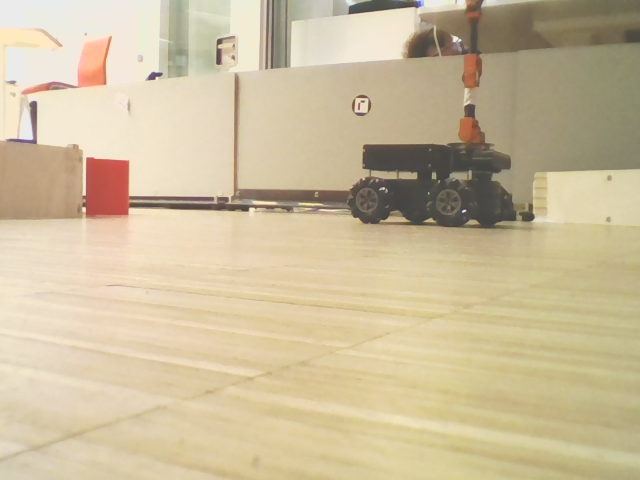
#> input picture data/pioneer_images/raw/10.png, 640 x 480 px
$ python -i pioneer-robot-old.py   (imports and definitions only)
#> lines starting #> are read from the running program, lines starting #| are printed output that depends on the picture; after the words box and inside, x2 and y2 are one past the last pixel; in counts of white or black regions, pixels touching at a corner belong together; long printed decimals are rounded
#> further down, picture is the input picture: shape (480, 640, 3); mean B, G, R 156.4, 188.7, 203.9
from src.arena import Basket
from src.utils import Position
import cv2 as cv
import os
import re
import time
import numpy as np
import matplotlib.pyplot as plt
from mpl_toolkits.mplot3d import Axes3D
import random

# This computer vision code must run relatively quickly, taking less than 100 ms to process.

# Returns a list of tuples containing a basket and the robot's relative angle to it
def find_visible_baskets_in_image(img: cv.Mat) -> list[tuple[Basket, float]]:
    NotImplemented

import numpy as np

# Computer vision tasks
# 1. Improve the identification of baskets to be almost perfect (e.g., sometimes they are slightly larger/smaller than they should be due to e.g. blur or a red chair in the background)
# 2. Calculate the distance and angle of the basket relative to the robot (*by using the dimensions of the basket and specifications of the camera)
# 3. Calculate the global position of the basket based on the current robot's state
# 4. Identify April Tags on the baskets and their global orientation
# 5. Aggregate basket and April Tag locations from all previous images into a single local (*i.e., per robot) map (sharing this with other robots is a different problem that I won't focus on here)
# 8. Identify all the walls in the image, their normal vectors, and positions relative to the robot
# 9. Identify all robots in the image, their distance and angle relative to us, and their global position (similar to the basket thing).
# 10. Identify all robots' directions in the image (i.e., the direction the robots are travelling in)
# 11. Calculate the position and angle of the robot based on visible baskets (this can be used if the top-down camera doesn't seem our robot or fails); it would be pretty cool too to say that our robots are so good they don't even need the external vision system 😅
#
# Non-computer vision tasks for later
# 1. Aggregate the local maps (assume you are sent maps from other robots, you need to generate a single global map). This code runs only on the Gripper Robot
# 2. Write an object avoidance algorithm using the computer vision data

# Even more tasks:
# - Identify the fire hydrant in the starting zone (position)
# - Identify whether the gripper is holding the fire hydrant
# - (extra) identify the position of the gripper (so that the robot can autonomously drive up to the fire hydrant and pick it up)
# - (extra) identify the state of the gripper (whether it is open/closed and by how much, this can be used to adjust the state of the gripper)
# -


# Issues with current basket identification (notes for myself):
# - black lines on the sides aren't actually done by checking the height of the matching pixels on the side
# colours should be better defined (best to actually average the colours manually or plot all the colours inside these blobs and
# somehow decide which to use)
# - the boundaries should be contracted by taking into account the actual average colour of the specific blob and contracting until at least
# 50% of the pixels on the side are very similar to that average colour. The average should be taken from the ~10 pixels on the left-most or
# right-most side of the blob, perhaps ignoring the actual left-most 3 pixels. Actually, the number of pixels to average and to skip
# should be a percentage of the total width of the blob
# - use a slightly larger cut off for the size of the block (e.g., 30 pixels high)
# - if it is helpful, find the actual blob outline? also find outlines inside the blob that do NOT match the blob colour (or match white/black)
# this should identify the April Tags.
# - calculate orientation of April tag based on how close it is to the edge of the blob (or how much of it is not visible)
# - excluding the April Tag, >95% of the pixels inside the blob boundary should be similar in colour (or actually, due to shade changes,
# there should be very few gradients; there might be like 1 or 2 gradients due to lighting. This is probably a better test.)
# - check if the anti-blur thing makes any sense

# additional constraints (but test also without these because these might remove some incorrectly identified
# targets, but we should want as few constraints as possible to be as powerful as possible):
# - ignore any blob found right next to another larger blob of the same colour

# more problems:
# still doesn't identify walls!
# nor other robots!

# instead of exclusive masks that don't overlap, let them overlap (e.g., pink and red). Then pick the colour based on the median/average pixel colour.

# using bilateral filter size 5 might work to make the colour inside the blobs uniform-ish, but it might be slow. Perhaps just Gaussian blur
# the image to reduce noise? Perhaps noise doesn't need to be removed. Try ignoring it.
# Find the average HSV of various regions in the image and better pick the HSV ranges.

def save_test_image(img: cv.Mat, filename: str):
    # Save to the test folder
    output_dir = 'data/test_outputs/'
    save_path = os.path.join(output_dir, filename)
    cv.imwrite(save_path, img)


# Annotates an image by adding text in the top left on the given row
def annotate_image(img: cv.Mat, text: str, row: int) -> cv.Mat:
    font = cv.FONT_HERSHEY_SIMPLEX
    font_scale = 0.5
    thickness = 1
    color = (0, 0, 0)

    # Define the starting position (Top Left)
    x = 10  # Horizontal padding from the left edge

    # Calculate vertical position:
    # We start at 20px for row 0, then add 20px for each subsequent row
    line_height = 20
    y = 20 + (row * line_height)

    # Put the text on the image
    img_annotated = cv.putText(img, text, (x, y), font, font_scale, color, thickness, cv.LINE_AA)

    return img_annotated

# larger number = sharper image. However, boring scenes will get low numbers, even if they are sharp. So use with care
# A number above ~80 is certainly a relatively sharp image. But a low number (e.g., 20) does not necessarily indicate a blurry image.
def calculate_blur_coefficient(img: cv.Mat) -> float:
    # load the image, convert it to grayscale, and compute the
    # focus measure of the image using the Variance of Laplacian method
    gray = cv.cvtColor(img, cv.COLOR_BGR2GRAY)
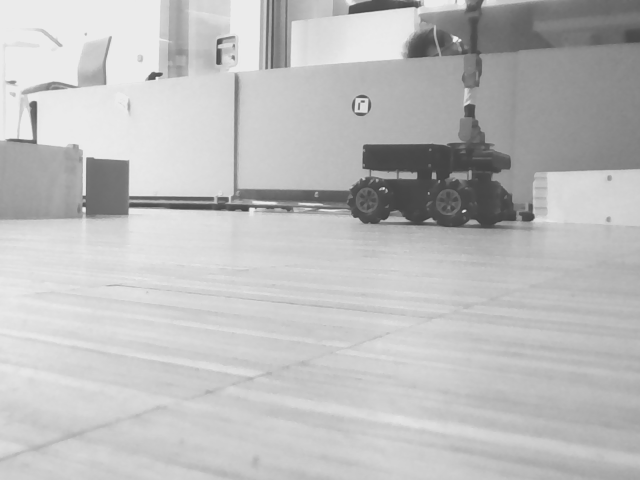
#> gray: shape (480, 640); min 63, max 236, mean 189.5
    fm = cv.Laplacian(gray, cv.CV_64F).var()
#> fm = 105.6
    return fm


# [40 lines left out: function plot_hsv_space, not called in this run]


def process_blobs_refined(img):
    # Standard dimensions
    IMG_WIDTH = 640
    IMG_HEIGHT = 480
    TARGET_Y = 200

    save_test_image(img, "1original_image.png")

    blur = calculate_blur_coefficient(img)
#> blur = 105.6

    img = annotate_image(img, "hi", 0)
    img = annotate_image(img, "world", 1)
    img = annotate_image(img, f"blur: {blur}", 2)
#> call 3 of annotate_image, with text = 'blur: 105.59991487477622', row = 2
#> in annotate_image (call 3), `img_annotated = cv.putText(img, text, (x, y), font, font_scale, color,..`:
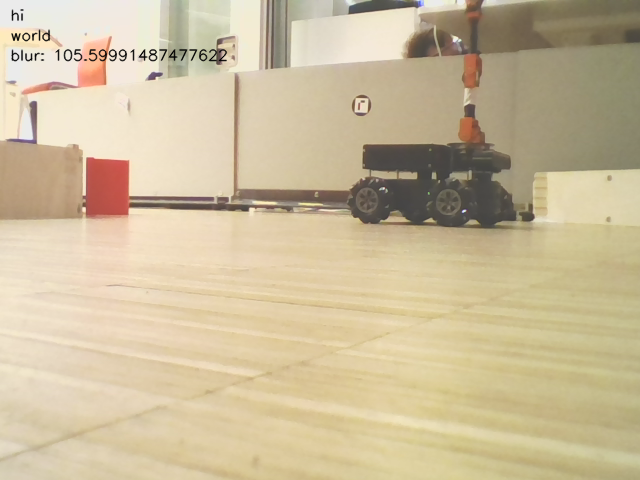
#> img_annotated: shape (480, 640, 3); mean B, G, R 155.8, 188.2, 203.3

    save_test_image(img, "1annotated_image.png")

    print("blur value:", blur)
#| blur value: 105.600


    # 1. Handle horizontal blur (does like nothing)
    #kernel_sharpen = np.array([[-1, 5, -1]]) / 3.0
    #img_filtered = cv.filter2D(img, -1, kernel_sharpen)
    # SAVE: Filtered Image
    #save_test_image(img_filtered, "2filtered_image.png")

    # 2. Convert to HSV
    hsv = cv.cvtColor(img, cv.COLOR_BGR2HSV)
#> hsv: shape (480, 640, 3); mean H, S, V 21.1, 60.1, 203.4
    # SAVE: HSV Image (Note: looks weird in BGR space, but useful for debugging)
    save_test_image(hsv, "3hsv_image.png")

    # 3. Define Color Ranges and their BGR display colors
    # Format: (name, lower_hsv, upper_hsv, bgr_draw_color)
    # 3. Define Color Configurations
    # Metadata is stored once, with one or more HSV ranges per color
    color_configs = [
        {
            "name": "Pink",
            "draw_color": (147, 20, 255),
            "ranges": [
                (np.array([160, 20, 50]), np.array([170, 170, 255])),
                (np.array([160, 20, 50]), np.array([180, 90, 255]))
            ]
        },
        {
            "name": "Red",
            "draw_color": (0, 0, 255),
            "ranges": [
                (np.array([0, 50, 50]), np.array([10, 255, 255])),
                (np.array([170, 90, 50]), np.array([180, 255, 255]))
            ]
        },
        {
            "name": "Green",
            "draw_color": (0, 255, 0),
            "ranges": [(np.array([35, 40, 40]), np.array([85, 255, 255]))]
        },
        {
            "name": "Blue",
            "draw_color": (255, 0, 0),
            "ranges": [(np.array([100, 50, 50]), np.array([140, 255, 255]))]
        },
        {
            "name": "Yellow",
            "draw_color": (255, 255, 0),
            "ranges": [(np.array([20, 100, 100]), np.array([30, 255, 255]))] # Fixed overlapping Blue values
        }
    ]

    # Wood color range (converted roughly to HSV for more robust checking)
    # Based on the RGBs provided, wood is roughly Hue 15-30, Sat 20-50%, Val 60-90%
    lower_wood = np.array([10, 30, 130])
    upper_wood = np.array([30, 150, 255])

    for config in color_configs:
        name = config["name"]
        draw_color = config["draw_color"]

        # Initialize an empty mask for the current color
        # hsv.shape[:2] gives us (height, width)
        mask = np.zeros(hsv.shape[:2], dtype=np.uint8)

        for (lower, upper) in config["ranges"]:
            range_mask = cv.inRange(hsv, lower, upper)
            # Combine ranges using bitwise OR
            mask = cv.bitwise_or(mask, range_mask)

        # SAVE: The combined mask for this specific color
        save_test_image(mask, f"4mask_{name.lower()}.png")

        # Vertical opening to help with sharp top/bottom edges
        kernel = np.ones((5, 1), np.uint8)
        mask = cv.morphologyEx(mask, cv.MORPH_OPEN, kernel)

        # SAVE: The combined mask for this specific color
        save_test_image(mask, f"5mask_with_morph_{name.lower()}.png")

        contours, _ = cv.findContours(mask, cv.RETR_EXTERNAL, cv.CHAIN_APPROX_SIMPLE)

        # SAVE: Visualization of contours for this color
        contour_img = np.zeros((IMG_HEIGHT, IMG_WIDTH, 3), dtype=np.uint8)
        cv.drawContours(contour_img, contours, -1, draw_color, 2)
        save_test_image(contour_img, f"6contours_{name.lower()}.png")

        for cnt in contours:
            x, y, w, h = cv.boundingRect(cnt)

            cv.rectangle(img, (x, y), (x + w, y + h), draw_color, 1)

            # Initial filter: must cross Y=200
            if not (y <= TARGET_Y <= (y + h)):
                continue

            # --- Contraction Logic ---
            roi_mask = mask[y:y+h, x:x+w]

            # Contract Top
            y_start = 0
            while y_start < h and np.mean(roi_mask[y_start, :]) < 127.5: # 127.5 is 50% of 255
                y_start += 1

            # Contract Bottom
            y_end = h - 1
            while y_end > y_start and np.mean(roi_mask[y_end, :]) < 127.5:
                y_end -= 1

            # Contract Left
            x_start = 0
            while x_start < w and np.mean(roi_mask[:, x_start]) < 127.5:
                x_start += 1

            # Contract Right
            x_end = w - 1
            while x_end > x_start and np.mean(roi_mask[:, x_end]) < 127.5:
                x_end -= 1

            # New Dimensions
            new_x, new_y = x + x_start, y + y_start
            new_w, new_h = (x_end - x_start) + 1, (y_end - y_start) + 1

            # Check size requirements after contraction
            if new_h < 25 or new_w < 10:
                continue

            # --- Wood Color Check ---
            # Look at 10 pixels starting 2 pixels below the bottom edge
            wood_y_start = new_y + new_h + 2
            wood_y_end = wood_y_start + 10

            # Ensure we stay within image bounds
            if wood_y_end < IMG_HEIGHT:
                wood_roi_hsv = hsv[wood_y_start:wood_y_end, new_x:new_x + new_w]
                wood_mask = cv.inRange(wood_roi_hsv, lower_wood, upper_wood)
                save_test_image(wood_mask, f"7mask_wood_{name.lower()}.png")

                # Check if average pixel satisfies "wood" (more than 50% of ROI)
                if np.mean(wood_mask) > 127.5:
                    # Draw Bounding Box
                    cv.rectangle(img, (new_x, new_y), (new_x + new_w, new_y + new_h), draw_color, 1)

                    # Draw Black vertical lines inside the boundary
                    # Left vertical line
                    cv.line(img, (new_x + 1, new_y), (new_x + 1, new_y + new_h), (0, 0, 0), 1)
                    # Right vertical line
                    cv.line(img, (new_x + new_w - 1, new_y), (new_x + new_w - 1, new_y + new_h), (0, 0, 0), 1)
#> this loop made 5 passes
#> pass 1, in save_test_image (call 4), `cv.imwrite(save_path, img)`:
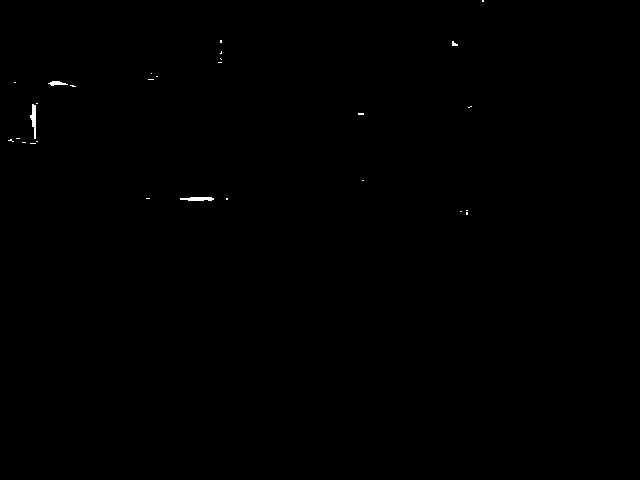
#> saved as 4mask_pink.png: shape (480, 640); 0.13% white; 28 white regions (24 under 20 px), largest, box (x1, y1, x2, y2) and area: (30, 104, 36, 139) 122, (180, 197, 214, 201) 110, (48, 81, 68, 86) 59, (452, 41, 458, 46) 20
#> pass 1, in save_test_image (call 5), `cv.imwrite(save_path, img)`:
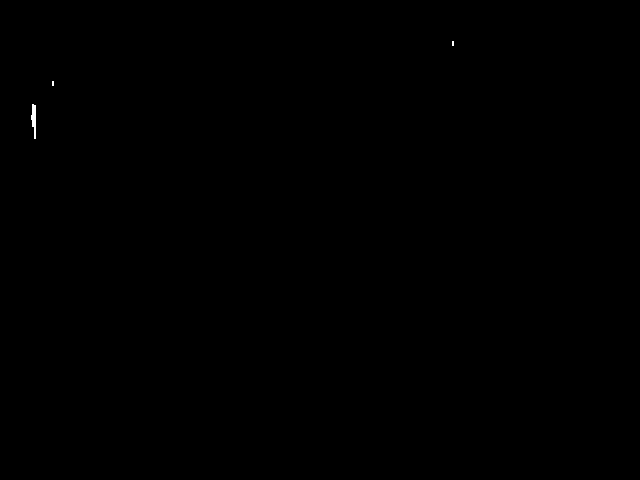
#> saved as 5mask_with_morph_pink.png: shape (480, 640); 0.05% white; 3 white regions (2 under 20 px), largest, box (x1, y1, x2, y2) and area: (31, 104, 36, 139) 119
#> pass 2, in save_test_image (call 7), `cv.imwrite(save_path, img)`:
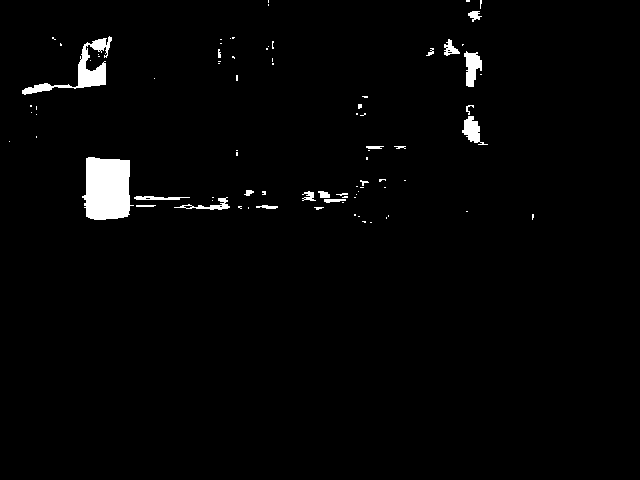
#> saved as 4mask_red.png: shape (480, 640); 1.9% white; 84 white regions (63 under 20 px), largest, box (x1, y1, x2, y2) and area: (82, 157, 134, 220) 2640, (22, 36, 112, 95) 1173, (464, 51, 482, 87) 405
#> after the loop: contour_img: shape (480, 640, 3); every value is 0
#> after the loop:
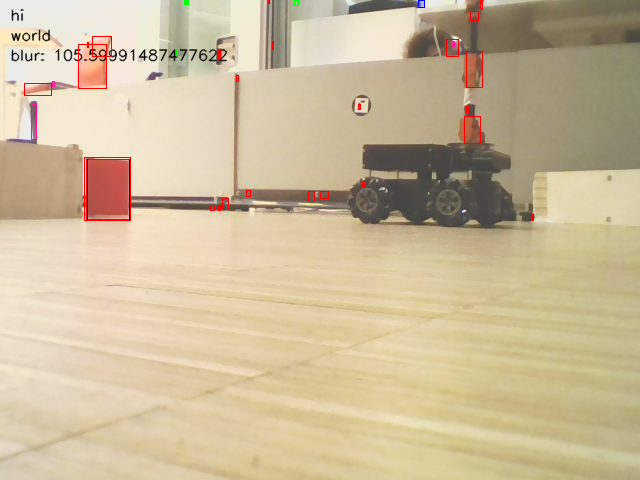
#> img: shape (480, 640, 3); 0.51% of pixels changed, all inside (x1, y1, x2, y2) = (24, 0, 534, 221)
#> after the loop: mask: shape (480, 640); every value is 0

    # Final requirement: Add the red horizontal line at height 200
    cv.line(img, (0, TARGET_Y), (IMG_WIDTH, TARGET_Y), (0, 0, 255), 1)
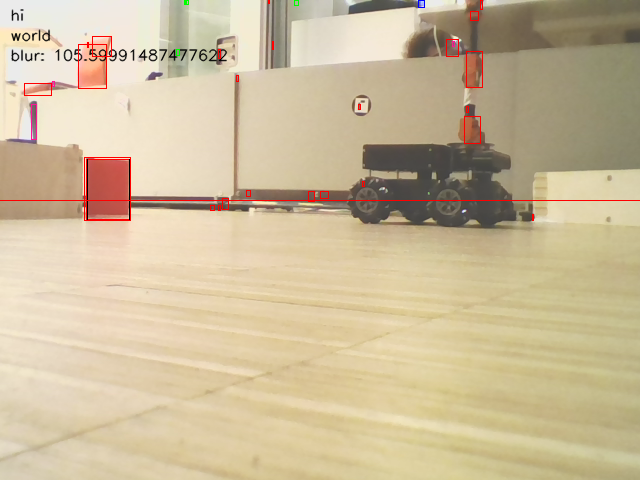
#> img: shape (480, 640, 3); 0.21% of pixels changed, all inside (x1, y1, x2, y2) = (0, 200, 640, 201)

    save_test_image(img, f"8final_image_{name.lower()}.png")

    return img


# [328 lines left out: functions process_blobs, sample_hsv_values, process_image, test_vision_all_images, not called in this run]


#test_vision_all_images()
#test_vision_all_images(image_number=138)
# [1 line not run here, left out]

>>> import cv2
>>> picture = cv2.imread('../../data/pioneer_images/raw/10.png')
>>> result = process_blobs_refined(picture)

$ run again, on data/pioneer_images/raw/114.png
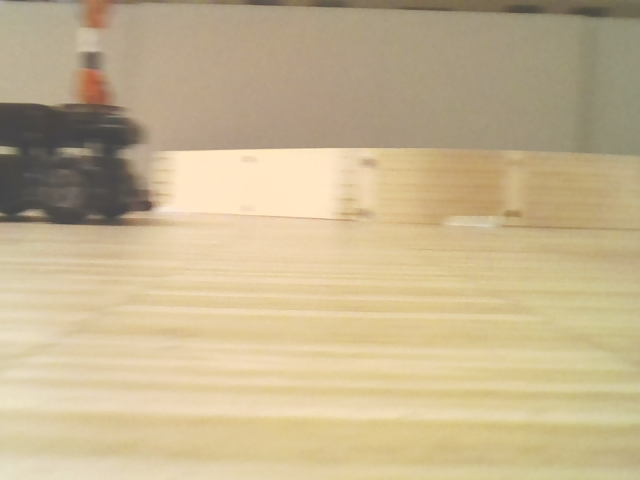
#> input picture data/pioneer_images/raw/114.png, 640 x 480 px
#> picture is the input picture: shape (480, 640, 3); mean B, G, R 144.3, 180.2, 197.7
#> in calculate_blur_coefficient, `gray = cv.cvtColor(img, cv.COLOR_BGR2GRAY)`:
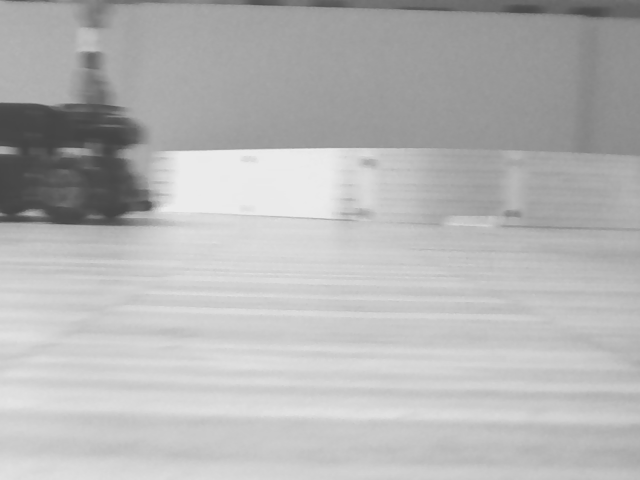
#> gray: shape (480, 640); min 68, max 235, mean 181.3
#> fm = 17.72
#| blur value: 17.720
#> hsv: shape (480, 640, 3); mean H, S, V 20.8, 67.5, 197.2
#> in process_blobs_refined, `cv.line(img, (0, TARGET_Y), (IMG_WIDTH, TARGET_Y), (0, 0, 255), 1)`:
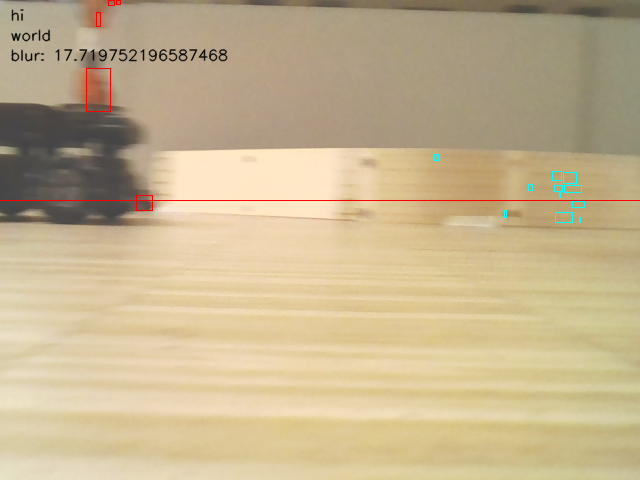
#> img: shape (480, 640, 3); mean B, G, R 143.7, 179.4, 197.3
